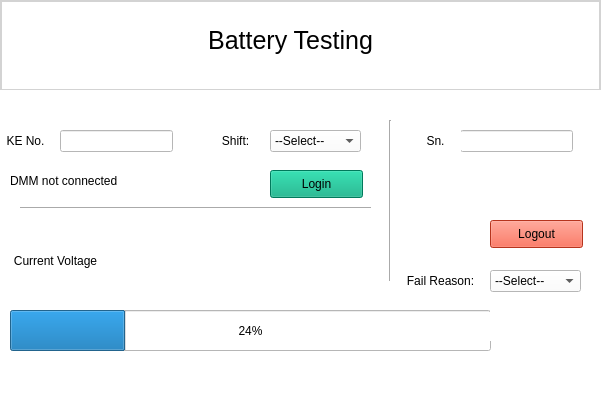
<?xml version="1.0" encoding="UTF-8"?>
<ui version="4.0">
 <class>MainWindow</class>
 <widget class="QMainWindow" name="MainWindow">
  <property name="geometry">
   <rect>
    <x>0</x>
    <y>0</y>
    <width>609</width>
    <height>399</height>
   </rect>
  </property>
  <property name="windowTitle">
   <string>MainWindow</string>
  </property>
  <property name="styleSheet">
   <string notr="true">background-color: white</string>
  </property>
  <widget class="QWidget" name="centralwidget">
   <widget class="QWidget" name="widget" native="true">
    <property name="geometry">
     <rect>
      <x>0</x>
      <y>0</y>
      <width>601</width>
      <height>91</height>
     </rect>
    </property>
    <property name="styleSheet">
     <string notr="true">border: 2px solid lightgrey</string>
    </property>
    <widget class="QLabel" name="label">
     <property name="geometry">
      <rect>
       <x>200</x>
       <y>20</y>
       <width>181</width>
       <height>41</height>
      </rect>
     </property>
     <property name="styleSheet">
      <string notr="true">color:black;
font: 25px;
border: none</string>
     </property>
     <property name="text">
      <string>Battery Testing</string>
     </property>
     <property name="alignment">
      <set>Qt::AlignCenter</set>
     </property>
    </widget>
    <widget class="QLabel" name="companylogo">
     <property name="geometry">
      <rect>
       <x>10</x>
       <y>20</y>
       <width>51</width>
       <height>51</height>
      </rect>
     </property>
     <property name="styleSheet">
      <string notr="true">border: none;</string>
     </property>
     <property name="text">
      <string/>
     </property>
     <property name="textFormat">
      <enum>Qt::AutoText</enum>
     </property>
     <property name="pixmap">
      <pixmap>../activity_monitoring/static/kaertech_logo192.png</pixmap>
     </property>
     <property name="scaledContents">
      <bool>true</bool>
     </property>
    </widget>
   </widget>
   <widget class="QWidget" name="widget_2" native="true">
    <property name="geometry">
     <rect>
      <x>0</x>
      <y>90</y>
      <width>611</width>
      <height>271</height>
     </rect>
    </property>
    <widget class="QProgressBar" name="progressBar">
     <property name="geometry">
      <rect>
       <x>10</x>
       <y>220</y>
       <width>481</width>
       <height>41</height>
      </rect>
     </property>
     <property name="value">
      <number>24</number>
     </property>
    </widget>
    <widget class="QLabel" name="lightPassorFail">
     <property name="geometry">
      <rect>
       <x>490</x>
       <y>220</y>
       <width>91</width>
       <height>31</height>
      </rect>
     </property>
     <property name="text">
      <string/>
     </property>
     <property name="alignment">
      <set>Qt::AlignCenter</set>
     </property>
    </widget>
    <widget class="QLineEdit" name="serialnumber">
     <property name="geometry">
      <rect>
       <x>460</x>
       <y>40</y>
       <width>113</width>
       <height>22</height>
      </rect>
     </property>
    </widget>
    <widget class="QLabel" name="lightFail_2">
     <property name="geometry">
      <rect>
       <x>410</x>
       <y>40</y>
       <width>51</width>
       <height>21</height>
      </rect>
     </property>
     <property name="text">
      <string>Sn.</string>
     </property>
     <property name="alignment">
      <set>Qt::AlignCenter</set>
     </property>
    </widget>
    <widget class="QLabel" name="lightFail_3">
     <property name="geometry">
      <rect>
       <x>0</x>
       <y>40</y>
       <width>51</width>
       <height>21</height>
      </rect>
     </property>
     <property name="text">
      <string>KE No.</string>
     </property>
     <property name="alignment">
      <set>Qt::AlignCenter</set>
     </property>
    </widget>
    <widget class="QLineEdit" name="operatoren">
     <property name="geometry">
      <rect>
       <x>60</x>
       <y>40</y>
       <width>113</width>
       <height>22</height>
      </rect>
     </property>
    </widget>
    <widget class="QLabel" name="lightFail_4">
     <property name="geometry">
      <rect>
       <x>210</x>
       <y>40</y>
       <width>51</width>
       <height>21</height>
      </rect>
     </property>
     <property name="text">
      <string>Shift:</string>
     </property>
     <property name="alignment">
      <set>Qt::AlignCenter</set>
     </property>
    </widget>
    <widget class="QComboBox" name="shift">
     <property name="geometry">
      <rect>
       <x>270</x>
       <y>40</y>
       <width>91</width>
       <height>22</height>
      </rect>
     </property>
     <item>
      <property name="text">
       <string>--Select--</string>
      </property>
     </item>
     <item>
      <property name="text">
       <string>A</string>
      </property>
     </item>
     <item>
      <property name="text">
       <string>B</string>
      </property>
     </item>
    </widget>
    <widget class="QPushButton" name="loginbutton">
     <property name="geometry">
      <rect>
       <x>270</x>
       <y>80</y>
       <width>93</width>
       <height>28</height>
      </rect>
     </property>
     <property name="styleSheet">
      <string notr="true">background-color: rgb(0, 170, 127);</string>
     </property>
     <property name="text">
      <string>Login</string>
     </property>
    </widget>
    <widget class="Line" name="line">
     <property name="geometry">
      <rect>
       <x>380</x>
       <y>30</y>
       <width>20</width>
       <height>161</height>
      </rect>
     </property>
     <property name="orientation">
      <enum>Qt::Vertical</enum>
     </property>
    </widget>
    <widget class="Line" name="line_2">
     <property name="geometry">
      <rect>
       <x>20</x>
       <y>110</y>
       <width>351</width>
       <height>16</height>
      </rect>
     </property>
     <property name="orientation">
      <enum>Qt::Horizontal</enum>
     </property>
    </widget>
    <widget class="QLabel" name="voltagereader">
     <property name="geometry">
      <rect>
       <x>120</x>
       <y>150</y>
       <width>251</width>
       <height>41</height>
      </rect>
     </property>
     <property name="styleSheet">
      <string notr="true">font: 30px</string>
     </property>
     <property name="text">
      <string/>
     </property>
     <property name="alignment">
      <set>Qt::AlignCenter</set>
     </property>
    </widget>
    <widget class="QLabel" name="voltagereader_2">
     <property name="geometry">
      <rect>
       <x>0</x>
       <y>150</y>
       <width>111</width>
       <height>41</height>
      </rect>
     </property>
     <property name="text">
      <string>Current Voltage</string>
     </property>
     <property name="alignment">
      <set>Qt::AlignCenter</set>
     </property>
    </widget>
    <widget class="QPushButton" name="logoutbutton">
     <property name="geometry">
      <rect>
       <x>490</x>
       <y>130</y>
       <width>93</width>
       <height>28</height>
      </rect>
     </property>
     <property name="styleSheet">
      <string notr="true">background-color: rgb(255, 73, 41);</string>
     </property>
     <property name="text">
      <string>Logout</string>
     </property>
    </widget>
    <widget class="QLabel" name="portreflector">
     <property name="geometry">
      <rect>
       <x>10</x>
       <y>80</y>
       <width>141</width>
       <height>21</height>
      </rect>
     </property>
     <property name="text">
      <string>DMM not connected</string>
     </property>
     <property name="alignment">
      <set>Qt::AlignLeading|Qt::AlignLeft|Qt::AlignVCenter</set>
     </property>
    </widget>
    <widget class="QComboBox" name="failreasoncombobox">
     <property name="geometry">
      <rect>
       <x>490</x>
       <y>180</y>
       <width>91</width>
       <height>22</height>
      </rect>
     </property>
     <item>
      <property name="text">
       <string>--Select--</string>
      </property>
     </item>
     <item>
      <property name="text">
       <string>High Limit Fail</string>
      </property>
     </item>
     <item>
      <property name="text">
       <string>Low Limit Fail</string>
      </property>
     </item>
    </widget>
    <widget class="QLabel" name="failreasontext">
     <property name="geometry">
      <rect>
       <x>400</x>
       <y>180</y>
       <width>81</width>
       <height>21</height>
      </rect>
     </property>
     <property name="text">
      <string>Fail Reason:</string>
     </property>
     <property name="alignment">
      <set>Qt::AlignCenter</set>
     </property>
    </widget>
   </widget>
  </widget>
  <widget class="QMenuBar" name="menubar">
   <property name="geometry">
    <rect>
     <x>0</x>
     <y>0</y>
     <width>609</width>
     <height>26</height>
    </rect>
   </property>
  </widget>
  <widget class="QStatusBar" name="statusbar"/>
 </widget>
 <resources/>
 <connections/>
</ui>
